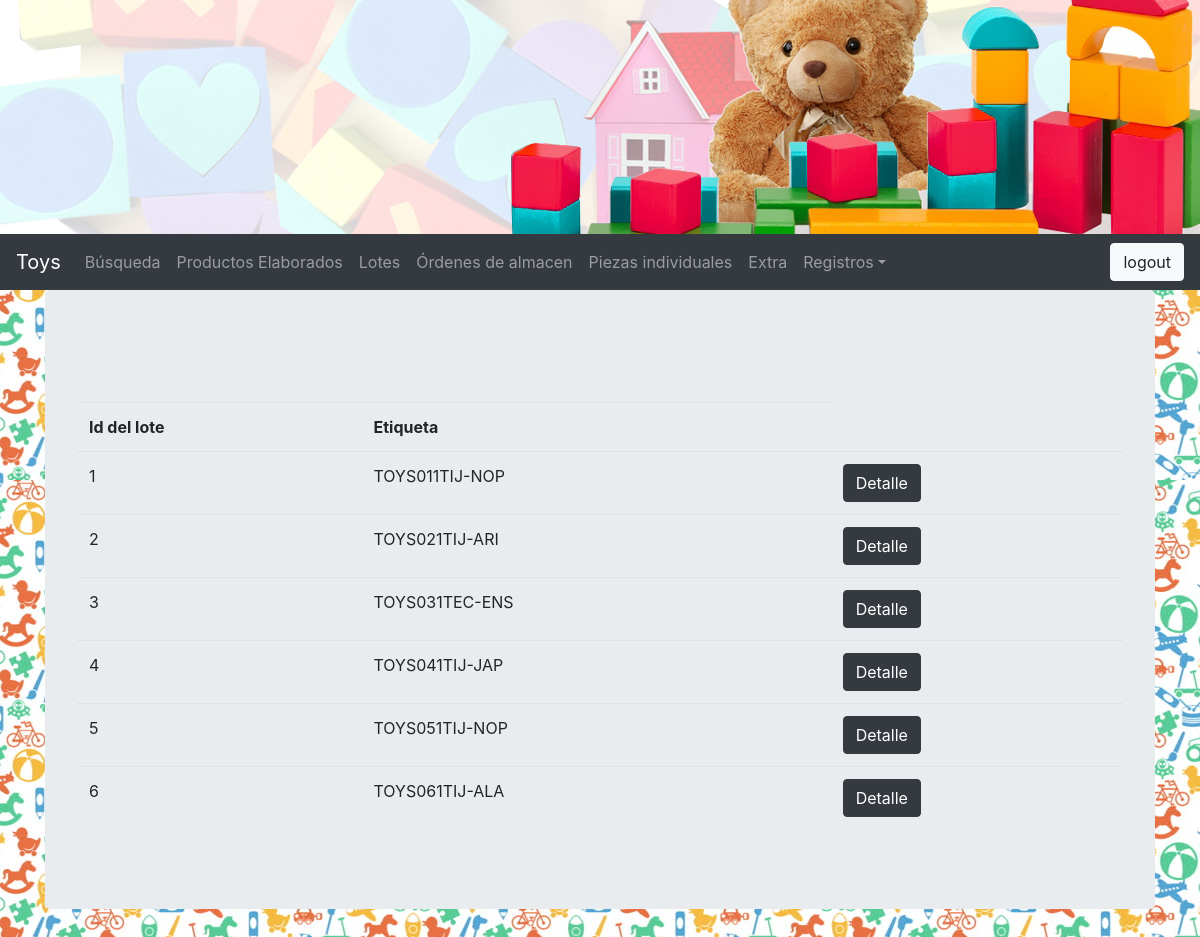
The page /lote_list/ (signed in) on the database its author committed.
### reportes/models.py (models this page shows, shortened)
class Lotes(models.Model):
	FABRICA_CHOICES = (
		('TIJ', 'Tijuana'),
		('ROS', 'Rosarito'),
		('TEC', 'Tecate'),
		)
	linea = models.ForeignKey(Lineas, on_delete=models.CASCADE, default = 1)
	destino = models.CharField(max_length = 40, blank = True, default = 'sin destino')
	fabrica = models.CharField(max_length = 40, choices = FABRICA_CHOICES, default = 'TIJ')
	def _get_etiqueta(self):
		if self.destino == "sin destino":
			if self.id < 10:
				etiqueta = "TOYS" + "0" + str(self.id) + str(self.linea) + self.fabrica + "-" +"NOP"
			else:
				etiqueta = "TOYS" + str(self.id) + str(self.linea) + self.fabrica + "-" +"NOP"
		else:
			letras = self.destino[0:3]
			if self.id < 10:
				etiqueta = "TOYS" + "0" + str(self.id) + str(self.linea) + self.fabrica + "-" + letras.upper()
			else:
				etiqueta = "TOYS" + str(self.id) + str(self.linea) + self.fabrica + "-" + letras.upper()
		return etiqueta
	etiqueta = property(_get_etiqueta)
	productos = models.ManyToManyField(Productos_indiv, blank=True, limit_choices_to={'prueba_estado': 'aprobado'})
	fecha_registro = models.DateTimeField(auto_now_add = True)

class Lineas(models.Model):
	area = models.ForeignKey(Areas, on_delete=models.CASCADE)
	fecha_registro = models.DateTimeField(auto_now_add = True)
	def __str__(self):
		return str(self.id)

### reportes/views.py (the view)
# urls.py: path('lote_list/', views.lote_list, name='lote_list_view'),
@login_required(login_url = "/")
def lote_list(request):
	queryset = Lotes.objects.all()
	return render(request, "reportes/lote_list.html",{ "object_list" : queryset})

### reportes/templates/reportes/lote_list.html (shortened to what this page needs)
{% extends 'base.html' %}
{% block content %}
<section class="container">
	<div class="jumbotron">
	<table class="table table-strip mt-5">
		<th>Id del lote</th>
		<th>Etiqueta</th>
		{% for j in object_list %}
			<tr>
				<td>{{ j.id }} </td>
				<td>{{ j.etiqueta }}</td>
				<td><a href="{% url 'detalle_lote_view' j.id%}" class="btn btn-dark">Detalle</a></td>
			</tr>
			{% empty %}
			{% if request.GET.q %}
				No se entontro avance
			{% else %}
				No hay datos
			{% endif %}
		{% endfor %}
	</table>
	</div>
</section>
{% endblock %}

### static-storage/static/login.css (style rules this page uses)
html { margin: 0px; padding: 0px; }

### rows shown on the page
Lotes: id "1", etiqueta "TOYS011TIJ-NOP"
Lotes: id "2", etiqueta "TOYS021TIJ-ARI"
Lotes: id "3", etiqueta "TOYS031TEC-ENS"
Lotes: id "4", etiqueta "TOYS041TIJ-JAP"
Lotes: id "5", etiqueta "TOYS051TIJ-NOP"
Lotes: id "6", etiqueta "TOYS061TIJ-ALA"
